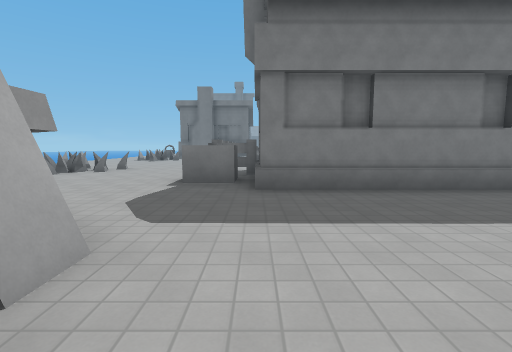
view 1 (above)

23 first-person views from a walk through a Godot game level. The camera is 1.4 m above the floor, tilts 6° down and sees 85° across. The floor is counted in squares, 2 m on a side. Each view is taken from the middle of a square. On the plan, view 1 faces up. The plan holds only what a view shows up to about 9 squares ahead; the rest is blank. The place goes on beyond the plan. Surface patterns are stand-ins for the level's own textures.

view 2
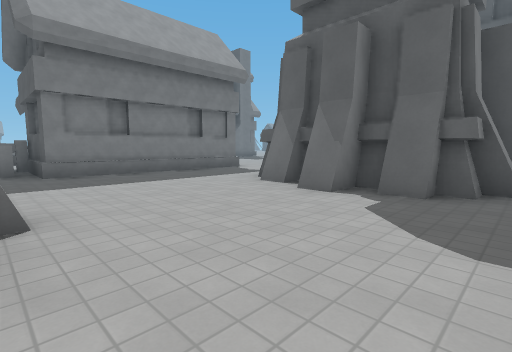

view 3
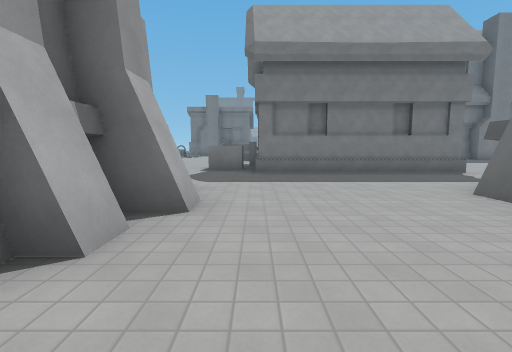

view 4
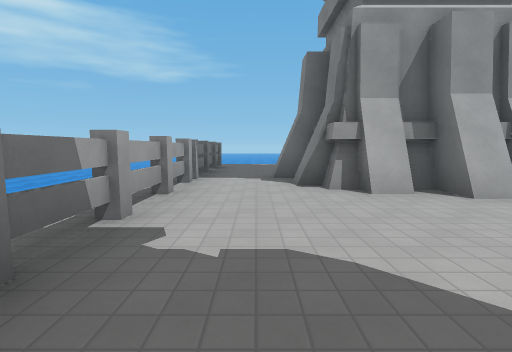

view 5
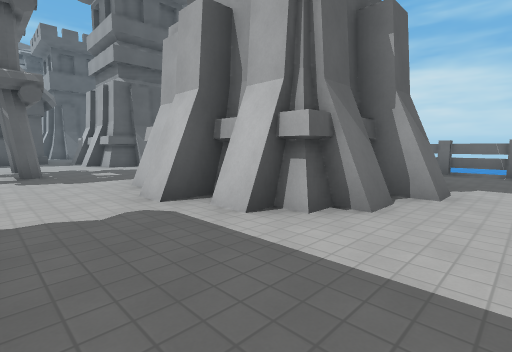

view 6
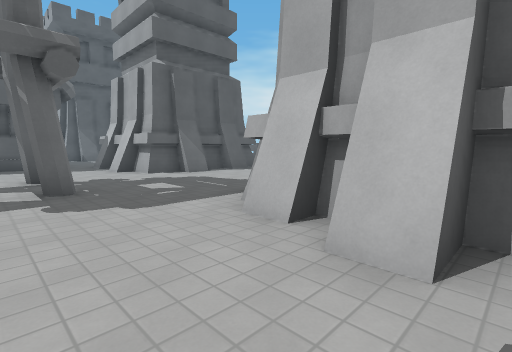

view 7
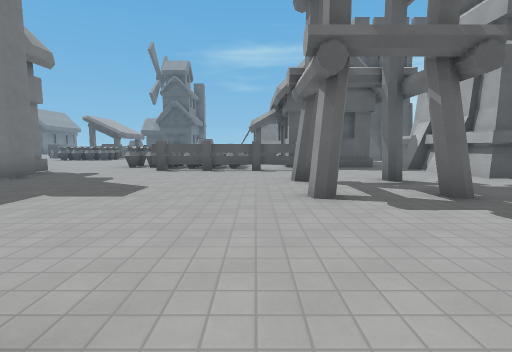

view 8
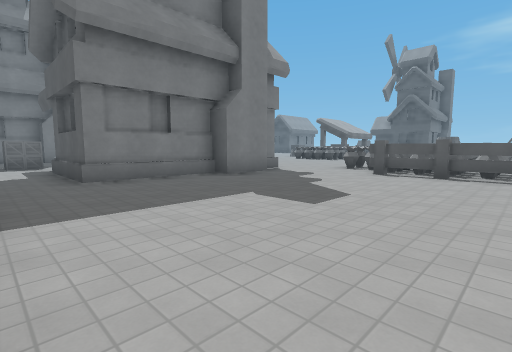

view 9
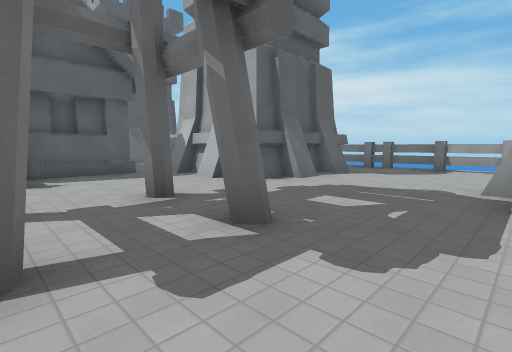

view 10
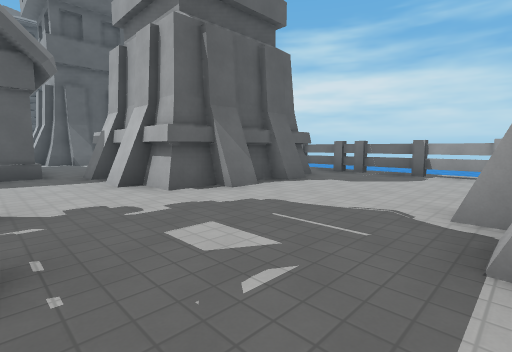

view 11
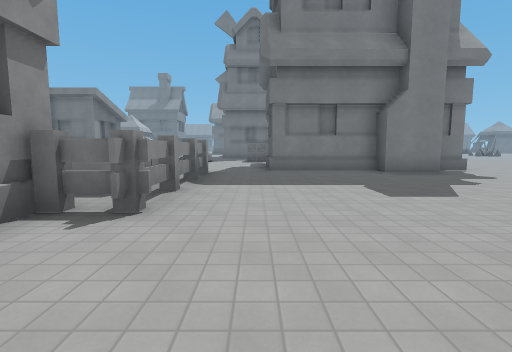

view 12
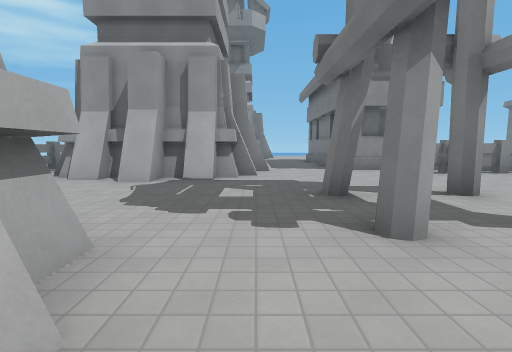

view 13
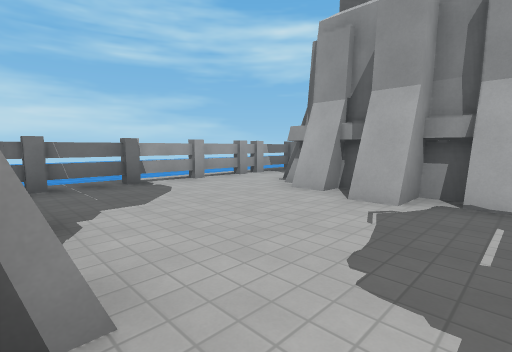

view 14
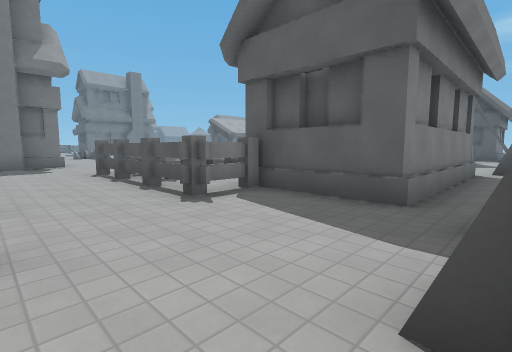

view 15
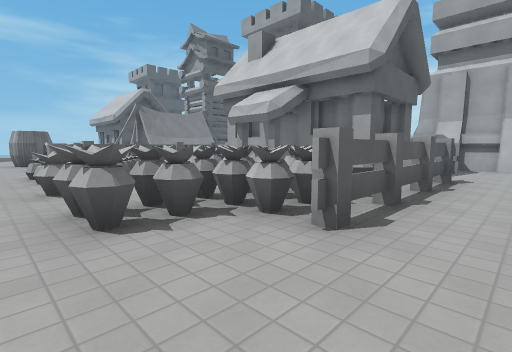

view 16
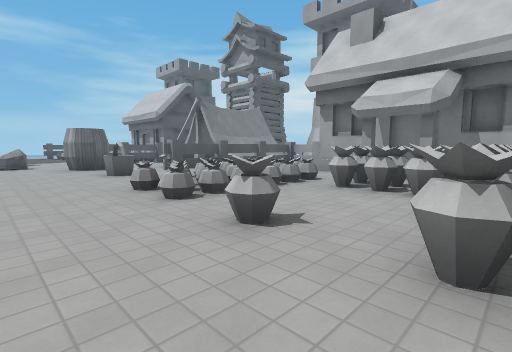

view 17
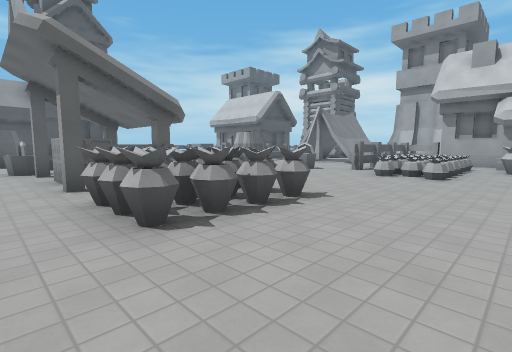

view 18
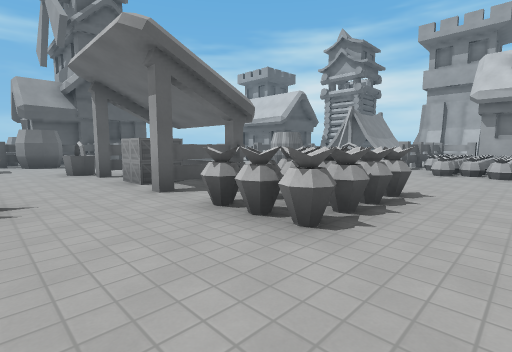

view 19
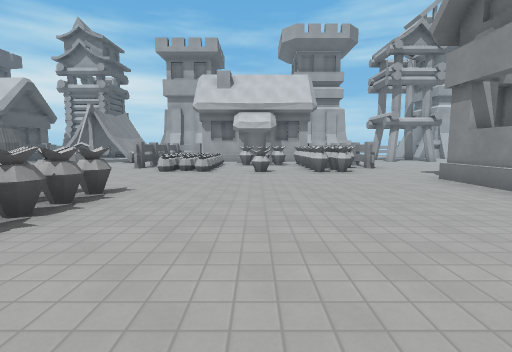

view 20
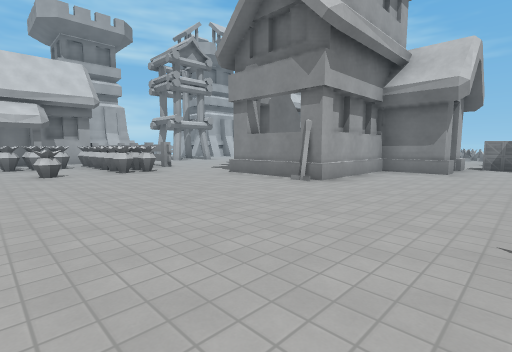

view 21
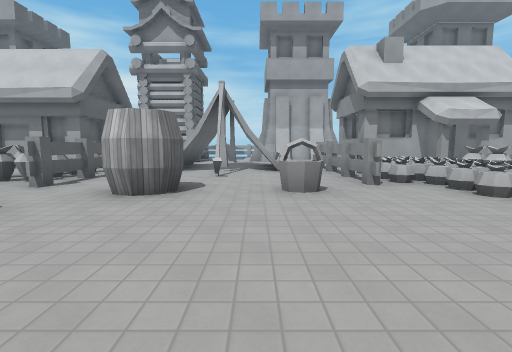

view 22
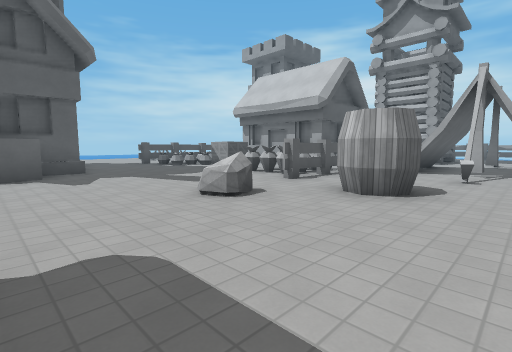

view 23
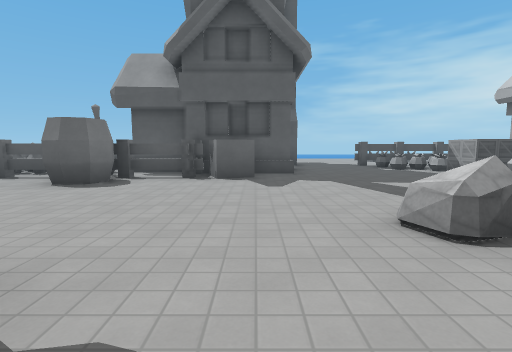

### Floor plan
Key: @ floor where view 1 was taken; # wall or solid block; x gap in a wall; . floor; = window, fence, low wall or low ledge; ^ raised ledge; B block; T thing the floor can be seen under or through; C crate; U bucket; R rock; A barrel; S shovel; O other object.
Columns run from 6 left of view 1 to 34 right of it. Each row starts with its distance up from view 1.
 18               C.............. .....  #
 17               C.....................##
 16              ..##^........#^##CC#U..###
 15              ..#####S.....=###CC#.....#
 14              ..#   ##.....####........##
 13              ..#    #.................##
 12             #..######..................#
 11             #....................R.......
 10             ^........##.O.==.U.AA........
  9   =.        ^.......###...==#U..A.#.....=
  8 #=#..      ^^.......#####.==#.....###CCx=
  7  #...##    ##.......#  ###^^#..#. ###   =
  6   ...B#    #........##  ##..#=### #
  5   ....######....#.#.###  ####   #
  4    .............#.....#    #    #
  3     ............#.#...#    #   ##
  2     #.......##........#    #
  1     #.....#####....####    #
  0     ##@..##  ##...##
 -1     ##...##  #....#
 -2   ###.....#  ##...#
 -3 ..........####....##
 -4 #####TTTTT###TTTTTT#
 -5    .....    .......

Positions as (right, up) in squares from view 1, and headings:
1: (0, 0), facing up
2: (-1, -3), facing up-right
3: (0, -3), facing up
4: (3, -3), facing left
5: (2, 4), facing down-right
6: (5, 4), facing down-right
7: (6, 6), facing right
8: (7, 6), facing up-right
9: (8, 5), facing down-right
10: (8, 3), facing down-right
11: (8, 4), facing up
12: (14, 2), facing left
13: (12, 1), facing down-left
14: (12, 1), facing up-right
15: (13, 11), facing down-right
16: (16, 12), facing down-right
17: (18, 17), facing down-right
18: (19, 18), facing down-right
19: (18, 18), facing down
20: (19, 18), facing down-left
21: (24, 14), facing down
22: (24, 14), facing down-right
23: (25, 13), facing right
